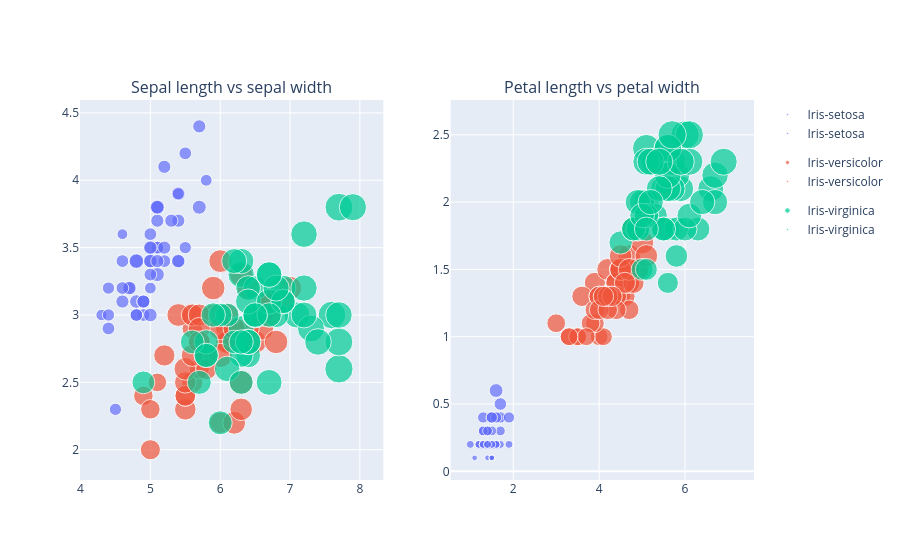

Source (notebook cell):
### Markdown cell above
Indeed, jest to histogram

### Code cell
plot_sepal = px.scatter(iris, x="sepal_length", y="sepal_width", color="species", size="petal_length")
plot_petal = px.scatter(iris, x="petal_length", y="petal_width", color="species", size="petal_width")
fig = make_subplots(
    rows=1,
    cols=2,
    subplot_titles=("Sepal length vs sepal width",
                    "Petal length vs petal width")
)

for trace in plot_sepal.data:
    fig.add_trace(trace, row=1, col=1)

for trace in plot_petal.data:
    fig.add_trace(trace, row=1, col=2)

fig.show()

### Figure 1 — Plotly figure (JSON) as saved in the notebook; plotly's stock layout.template omitted (floating-point values rounded to 4 significant figures)
{"data": [{"hovertemplate": "species=Iris-setosa<br>sepal_length=%{x}<br>sepal_width=%{y}<br>petal_length=%{marker.size}<extra></extra>", "legendgroup": "Iris-setosa", "marker": {"color": "#636efa", "size": [1.4, 1.4, 1.3, 1.5, 1.4, 1.7, 1.4, 1.5, 1.4, 1.5, 1.5, 1.6, 1.4, 1.1, 1.2, 1.5, 1.3, 1.4, 1.7, 1.5, 1.7, 1.5, 1.0, 1.7, 1.9, 1.6, 1.6, 1.5, 1.4, 1.6, 1.6, 1.5, 1.5, 1.4, 1.5, 1.2, 1.3, 1.5, 1.3, 1.5, 1.3, 1.3, 1.3, 1.6, 1.9, 1.4, 1.6, 1.4, 1.5, 1.4], "sizemode": "area", "sizeref": 0.01725, "symbol": "circle"}, "mode": "markers", "name": "Iris-setosa", "orientation": "v", "showlegend": true, "type": "scatter", "x": [5.1, 4.9, 4.7, 4.6, 5.0, 5.4, 4.6, 5.0, 4.4, 4.9, 5.4, 4.8, 4.8, 4.3, 5.8, 5.7, 5.4, 5.1, 5.7, 5.1, 5.4, 5.1, 4.6, 5.1, 4.8, 5.0, 5.0, 5.2, 5.2, 4.7, 4.8, 5.4, 5.2, 5.5, 4.9, 5.0, 5.5, 4.9, 4.4, 5.1, 5.0, 4.5, 4.4, 5.0, 5.1, 4.8, 5.1, 4.6, 5.3, 5.0], "xaxis": "x", "y": [3.5, 3.0, 3.2, 3.1, 3.6, 3.9, 3.4, 3.4, 2.9, 3.1, 3.7, 3.4, 3.0, 3.0, 4.0, 4.4, 3.9, 3.5, 3.8, 3.8, 3.4, 3.7, 3.6, 3.3, 3.4, 3.0, 3.4, 3.5, 3.4, 3.2, 3.1, 3.4, 4.1, 4.2, 3.1, 3.2, 3.5, 3.1, 3.0, 3.4, 3.5, 2.3, 3.2, 3.5, 3.8, 3.0, 3.8, 3.2, 3.7, 3.3], "yaxis": "y"}, {"hovertemplate": "species=Iris-versicolor<br>sepal_length=%{x}<br>sepal_width=%{y}<br>petal_length=%{marker.size}<extra></extra>", "legendgroup": "Iris-versicolor", "marker": {"color": "#EF553B", "size": [4.7, 4.5, 4.9, 4.0, 4.6, 4.5, 4.7, 3.3, 4.6, 3.9, 3.5, 4.2, 4.0, 4.7, 3.6, 4.4, 4.5, 4.1, 4.5, 3.9, 4.8, 4.0, 4.9, 4.7, 4.3, 4.4, 4.8, 5.0, 4.5, 3.5, 3.8, 3.7, 3.9, 5.1, 4.5, 4.5, 4.7, 4.4, 4.1, 4.0, 4.4, 4.6, 4.0, 3.3, 4.2, 4.2, 4.2, 4.3, 3.0, 4.1], "sizemode": "area", "sizeref": 0.01725, "symbol": "circle"}, "mode": "markers", "name": "Iris-versicolor", "orientation": "v", "showlegend": true, "type": "scatter", "x": [7.0, 6.4, 6.9, 5.5, 6.5, 5.7, 6.3, 4.9, 6.6, 5.2, 5.0, 5.9, 6.0, 6.1, 5.6, 6.7, 5.6, 5.8, 6.2, 5.6, 5.9, 6.1, 6.3, 6.1, 6.4, 6.6, 6.8, 6.7, 6.0, 5.7, 5.5, 5.5, 5.8, 6.0, 5.4, 6.0, 6.7, 6.3, 5.6, 5.5, 5.5, 6.1, 5.8, 5.0, 5.6, 5.7, 5.7, 6.2, 5.1, 5.7], "xaxis": "x", "y": [3.2, 3.2, 3.1, 2.3, 2.8, 2.8, 3.3, 2.4, 2.9, 2.7, 2.0, 3.0, 2.2, 2.9, 2.9, 3.1, 3.0, 2.7, 2.2, 2.5, 3.2, 2.8, 2.5, 2.8, 2.9, 3.0, 2.8, 3.0, 2.9, 2.6, 2.4, 2.4, 2.7, 2.7, 3.0, 3.4, 3.1, 2.3, 3.0, 2.5, 2.6, 3.0, 2.6, 2.3, 2.7, 3.0, 2.9, 2.9, 2.5, 2.8], "yaxis": "y"}, {"hovertemplate": "species=Iris-virginica<br>sepal_length=%{x}<br>sepal_width=%{y}<br>petal_length=%{marker.size}<extra></extra>", "legendgroup": "Iris-virginica", "marker": {"color": "#00cc96", "size": [6.0, 5.1, 5.9, 5.6, 5.8, 6.6, 4.5, 6.3, 5.8, 6.1, 5.1, 5.3, 5.5, 5.0, 5.1, 5.3, 5.5, 6.7, 6.9, 5.0, 5.7, 4.9, 6.7, 4.9, 5.7, 6.0, 4.8, 4.9, 5.6, 5.8, 6.1, 6.4, 5.6, 5.1, 5.6, 6.1, 5.6, 5.5, 4.8, 5.4, 5.6, 5.1, 5.1, 5.9, 5.7, 5.2, 5.0, 5.2, 5.4, 5.1], "sizemode": "area", "sizeref": 0.01725, "symbol": "circle"}, "mode": "markers", "name": "Iris-virginica", "orientation": "v", "showlegend": true, "type": "scatter", "x": [6.3, 5.8, 7.1, 6.3, 6.5, 7.6, 4.9, 7.3, 6.7, 7.2, 6.5, 6.4, 6.8, 5.7, 5.8, 6.4, 6.5, 7.7, 7.7, 6.0, 6.9, 5.6, 7.7, 6.3, 6.7, 7.2, 6.2, 6.1, 6.4, 7.2, 7.4, 7.9, 6.4, 6.3, 6.1, 7.7, 6.3, 6.4, 6.0, 6.9, 6.7, 6.9, 5.8, 6.8, 6.7, 6.7, 6.3, 6.5, 6.2, 5.9], "xaxis": "x", "y": [3.3, 2.7, 3.0, 2.9, 3.0, 3.0, 2.5, 2.9, 2.5, 3.6, 3.2, 2.7, 3.0, 2.5, 2.8, 3.2, 3.0, 3.8, 2.6, 2.2, 3.2, 2.8, 2.8, 2.7, 3.3, 3.2, 2.8, 3.0, 2.8, 3.0, 2.8, 3.8, 2.8, 2.8, 2.6, 3.0, 3.4, 3.1, 3.0, 3.1, 3.1, 3.1, 2.7, 3.2, 3.3, 3.0, 2.5, 3.0, 3.4, 3.0], "yaxis": "y"}, {"hovertemplate": "species=Iris-setosa<br>petal_length=%{x}<br>petal_width=%{marker.size}<extra></extra>", "legendgroup": "Iris-setosa", "marker": {"color": "#636efa", "size": [0.2, 0.2, 0.2, 0.2, 0.2, 0.4, 0.3, 0.2, 0.2, 0.1, 0.2, 0.2, 0.1, 0.1, 0.2, 0.4, 0.4, 0.3, 0.3, 0.3, 0.2, 0.4, 0.2, 0.5, 0.2, 0.2, 0.4, 0.2, 0.2, 0.2, 0.2, 0.4, 0.1, 0.2, 0.1, 0.2, 0.2, 0.1, 0.2, 0.2, 0.3, 0.3, 0.2, 0.6, 0.4, 0.3, 0.2, 0.2, 0.2, 0.2], "sizemode": "area", "sizeref": 0.00625, "symbol": "circle"}, "mode": "markers", "name": "Iris-setosa", "orientation": "v", "showlegend": true, "type": "scatter", "x": [1.4, 1.4, 1.3, 1.5, 1.4, 1.7, 1.4, 1.5, 1.4, 1.5, 1.5, 1.6, 1.4, 1.1, 1.2, 1.5, 1.3, 1.4, 1.7, 1.5, 1.7, 1.5, 1.0, 1.7, 1.9, 1.6, 1.6, 1.5, 1.4, 1.6, 1.6, 1.5, 1.5, 1.4, 1.5, 1.2, 1.3, 1.5, 1.3, 1.5, 1.3, 1.3, 1.3, 1.6, 1.9, 1.4, 1.6, 1.4, 1.5, 1.4], "xaxis": "x2", "y": [0.2, 0.2, 0.2, 0.2, 0.2, 0.4, 0.3, 0.2, 0.2, 0.1, 0.2, 0.2, 0.1, 0.1, 0.2, 0.4, 0.4, 0.3, 0.3, 0.3, 0.2, 0.4, 0.2, 0.5, 0.2, 0.2, 0.4, 0.2, 0.2, 0.2, 0.2, 0.4, 0.1, 0.2, 0.1, 0.2, 0.2, 0.1, 0.2, 0.2, 0.3, 0.3, 0.2, 0.6, 0.4, 0.3, 0.2, 0.2, 0.2, 0.2], "yaxis": "y2"}, {"hovertemplate": "species=Iris-versicolor<br>petal_length=%{x}<br>petal_width=%{marker.size}<extra></extra>", "legendgroup": "Iris-versicolor", "marker": {"color": "#EF553B", "size": [1.4, 1.5, 1.5, 1.3, 1.5, 1.3, 1.6, 1.0, 1.3, 1.4, 1.0, 1.5, 1.0, 1.4, 1.3, 1.4, 1.5, 1.0, 1.5, 1.1, 1.8, 1.3, 1.5, 1.2, 1.3, 1.4, 1.4, 1.7, 1.5, 1.0, 1.1, 1.0, 1.2, 1.6, 1.5, 1.6, 1.5, 1.3, 1.3, 1.3, 1.2, 1.4, 1.2, 1.0, 1.3, 1.2, 1.3, 1.3, 1.1, 1.3], "sizemode": "area", "sizeref": 0.00625, "symbol": "circle"}, "mode": "markers", "name": "Iris-versicolor", "orientation": "v", "showlegend": true, "type": "scatter", "x": [4.7, 4.5, 4.9, 4.0, 4.6, 4.5, 4.7, 3.3, 4.6, 3.9, 3.5, 4.2, 4.0, 4.7, 3.6, 4.4, 4.5, 4.1, 4.5, 3.9, 4.8, 4.0, 4.9, 4.7, 4.3, 4.4, 4.8, 5.0, 4.5, 3.5, 3.8, 3.7, 3.9, 5.1, 4.5, 4.5, 4.7, 4.4, 4.1, 4.0, 4.4, 4.6, 4.0, 3.3, 4.2, 4.2, 4.2, 4.3, 3.0, 4.1], "xaxis": "x2", "y": [1.4, 1.5, 1.5, 1.3, 1.5, 1.3, 1.6, 1.0, 1.3, 1.4, 1.0, 1.5, 1.0, 1.4, 1.3, 1.4, 1.5, 1.0, 1.5, 1.1, 1.8, 1.3, 1.5, 1.2, 1.3, 1.4, 1.4, 1.7, 1.5, 1.0, 1.1, 1.0, 1.2, 1.6, 1.5, 1.6, 1.5, 1.3, 1.3, 1.3, 1.2, 1.4, 1.2, 1.0, 1.3, 1.2, 1.3, 1.3, 1.1, 1.3], "yaxis": "y2"}, {"hovertemplate": "species=Iris-virginica<br>petal_length=%{x}<br>petal_width=%{marker.size}<extra></extra>", "legendgroup": "Iris-virginica", "marker": {"color": "#00cc96", "size": [2.5, 1.9, 2.1, 1.8, 2.2, 2.1, 1.7, 1.8, 1.8, 2.5, 2.0, 1.9, 2.1, 2.0, 2.4, 2.3, 1.8, 2.2, 2.3, 1.5, 2.3, 2.0, 2.0, 1.8, 2.1, 1.8, 1.8, 1.8, 2.1, 1.6, 1.9, 2.0, 2.2, 1.5, 1.4, 2.3, 2.4, 1.8, 1.8, 2.1, 2.4, 2.3, 1.9, 2.3, 2.5, 2.3, 1.9, 2.0, 2.3, 1.8], "sizemode": "area", "sizeref": 0.00625, "symbol": "circle"}, "mode": "markers", "name": "Iris-virginica", "orientation": "v", "showlegend": true, "type": "scatter", "x": [6.0, 5.1, 5.9, 5.6, 5.8, 6.6, 4.5, 6.3, 5.8, 6.1, 5.1, 5.3, 5.5, 5.0, 5.1, 5.3, 5.5, 6.7, 6.9, 5.0, 5.7, 4.9, 6.7, 4.9, 5.7, 6.0, 4.8, 4.9, 5.6, 5.8, 6.1, 6.4, 5.6, 5.1, 5.6, 6.1, 5.6, 5.5, 4.8, 5.4, 5.6, 5.1, 5.1, 5.9, 5.7, 5.2, 5.0, 5.2, 5.4, 5.1], "xaxis": "x2", "y": [2.5, 1.9, 2.1, 1.8, 2.2, 2.1, 1.7, 1.8, 1.8, 2.5, 2.0, 1.9, 2.1, 2.0, 2.4, 2.3, 1.8, 2.2, 2.3, 1.5, 2.3, 2.0, 2.0, 1.8, 2.1, 1.8, 1.8, 1.8, 2.1, 1.6, 1.9, 2.0, 2.2, 1.5, 1.4, 2.3, 2.4, 1.8, 1.8, 2.1, 2.4, 2.3, 1.9, 2.3, 2.5, 2.3, 1.9, 2.0, 2.3, 1.8], "yaxis": "y2"}], "layout": {"annotations": [{"font": {"size": 16}, "showarrow": false, "text": "Sepal length vs sepal width", "x": 0.225, "xanchor": "center", "xref": "paper", "y": 1, "yanchor": "bottom", "yref": "paper"}, {"font": {"size": 16}, "showarrow": false, "text": "Petal length vs petal width", "x": 0.775, "xanchor": "center", "xref": "paper", "y": 1, "yanchor": "bottom", "yref": "paper"}], "xaxis": {"anchor": "y", "domain": [0, 0.45]}, "xaxis2": {"anchor": "y2", "domain": [0.55, 1]}, "yaxis": {"anchor": "x", "domain": [0, 1]}, "yaxis2": {"anchor": "x2", "domain": [0, 1]}}}
